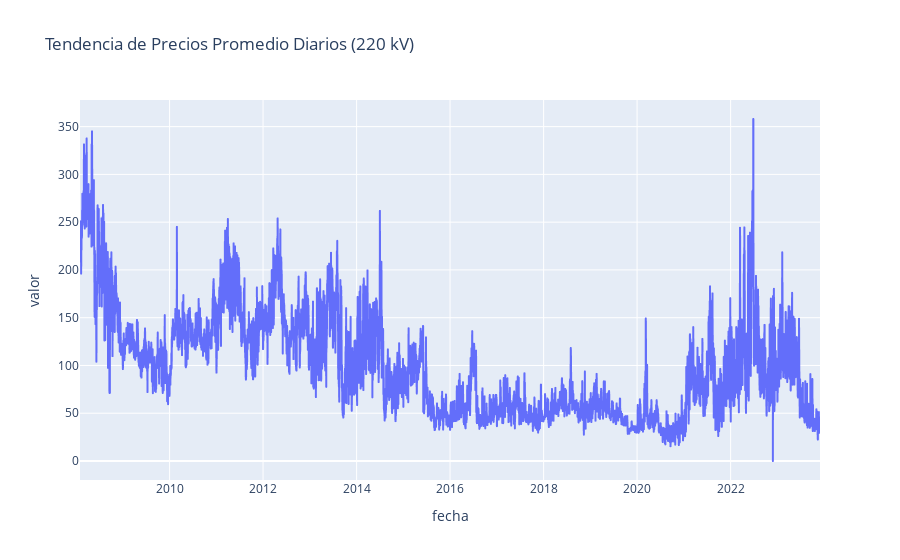

Notebook source saved alongside this figure:
### Markdown cell above
### Tendencia de Precios

### Code cell
# Calcular el precio medio diario
precio_medio_diario = df_concatenado.groupby('fecha')['valor'].mean().reset_index()

# Crear un gráfico de línea de tendencia con Plotly
fig_tendencia = px.line(precio_medio_diario, x='fecha', y='valor', title='Tendencia de Precios Promedio Diarios (220 kV)')
fig_tendencia.show()

### Figure 1 — Plotly figure (JSON) as saved in the notebook; plotly's stock layout.template omitted (floating-point values rounded to 4 significant figures; data arrays with more than 128 entries replaced by an {"elided": "..."} marker saying what was removed)
{"data": [{"hovertemplate": "fecha=%{x}<br>valor=%{y}<extra></extra>", "legendgroup": "", "line": {"color": "#636efa", "dash": "solid"}, "marker": {"symbol": "circle"}, "mode": "lines", "name": "", "showlegend": false, "type": "scattergl", "x": {"elided": "5782 str values"}, "xaxis": "x", "y": {"elided": "5782 float values"}, "yaxis": "y"}], "layout": {"legend": {"tracegroupgap": 0}, "title": {"text": "Tendencia de Precios Promedio Diarios (220 kV)"}, "xaxis": {"anchor": "y", "domain": [0, 1], "title": {"text": "fecha"}}, "yaxis": {"anchor": "x", "domain": [0, 1], "title": {"text": "valor"}}}}
